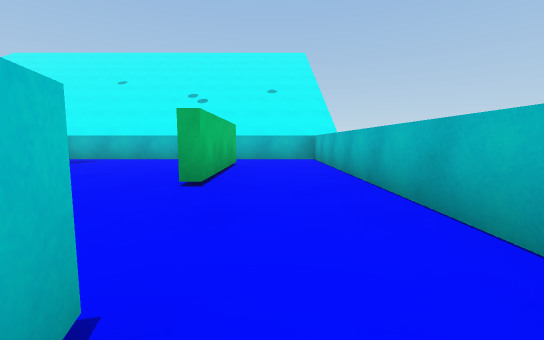
[1] (above)

24 first-person views from a walk through a Unity game level. The camera is 0.62 m above the floor, tilts 6° down and sees 90° across. The floor is counted in squares, 1 m on a side. Each view is taken from the middle of a square. On the plan, view 1 faces up. The plan holds only what a view shows up to about 9 squares ahead; the rest is blank. The place goes on beyond the plan. The player character is not drawn. Surface patterns are stand-ins for the level's own textures.

[2]
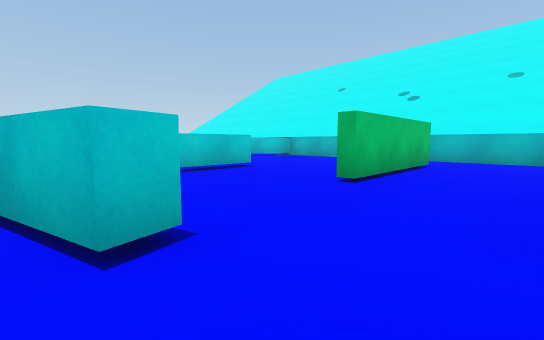

[3]
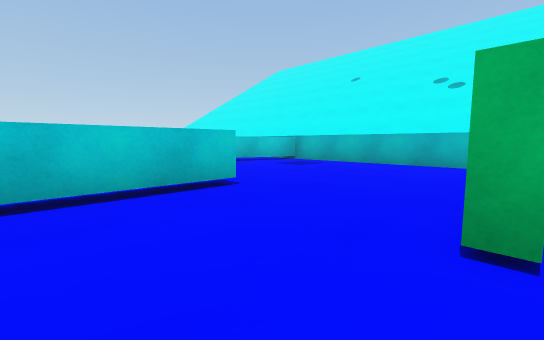

[4]
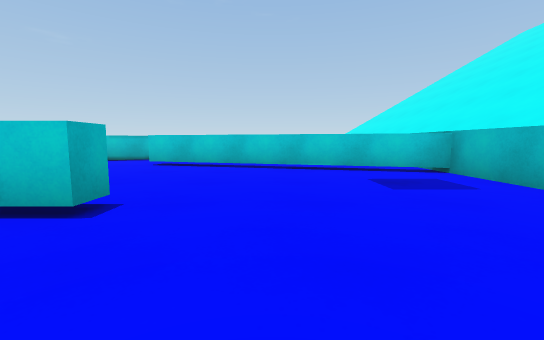

[5]
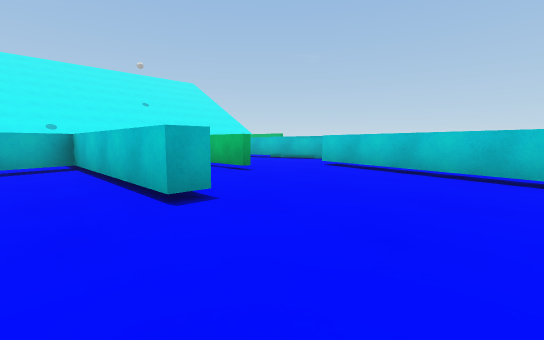

[6]
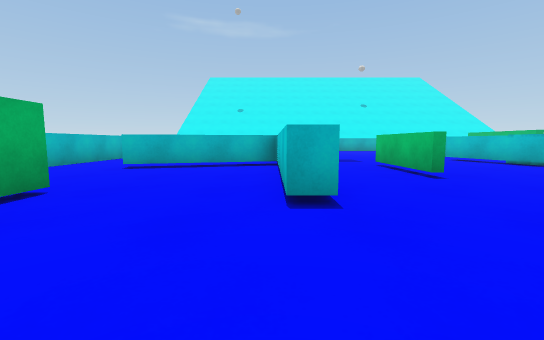

[7]
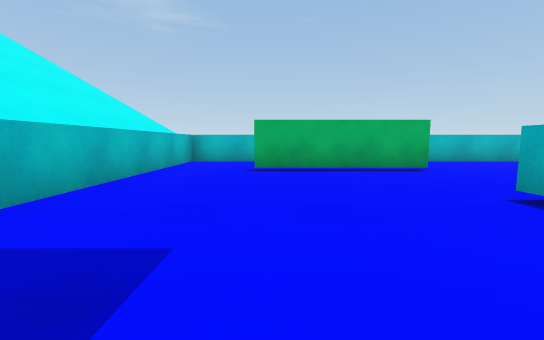

[8]
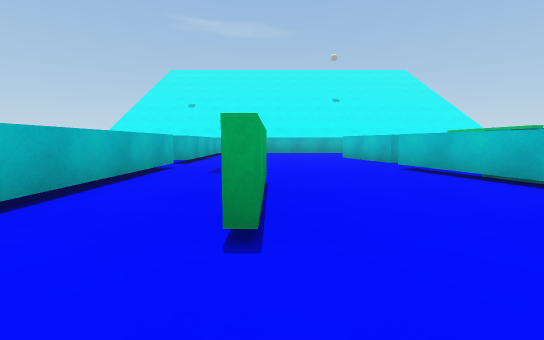

[9]
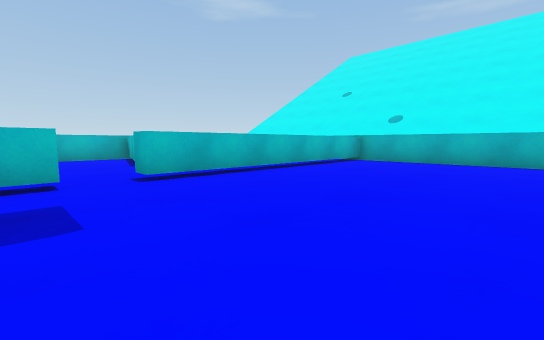

[10]
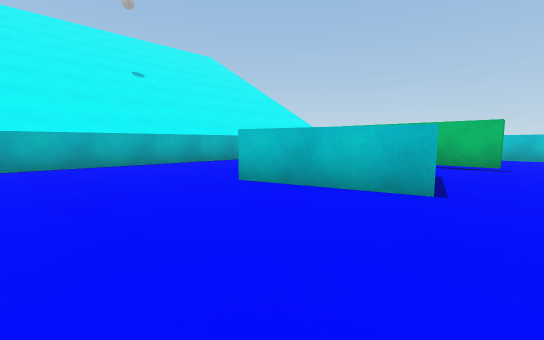

[11]
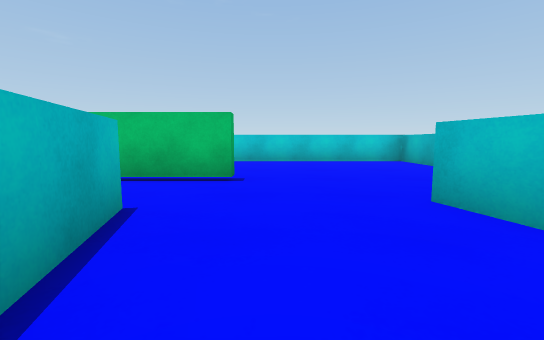

[12]
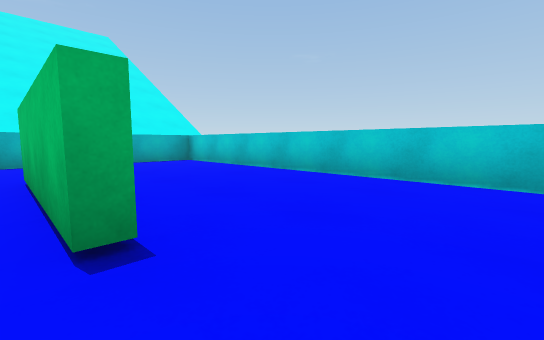

[13]
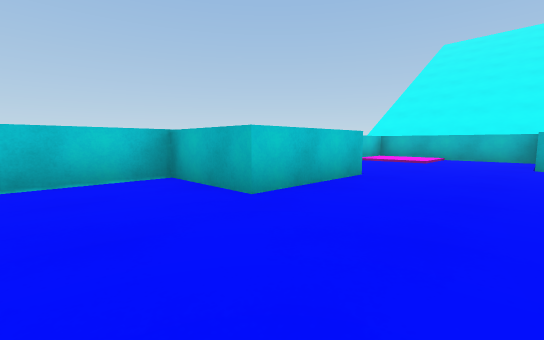

[14]
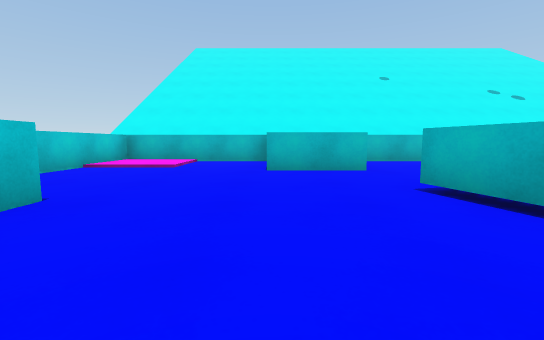

[15]
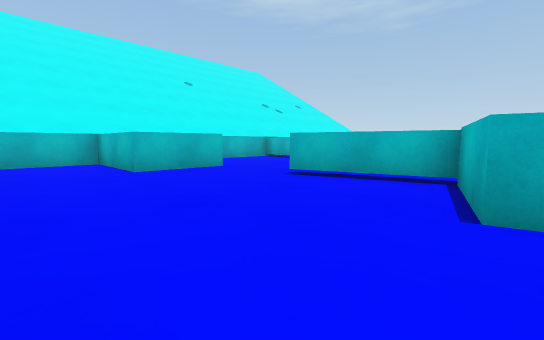

[16]
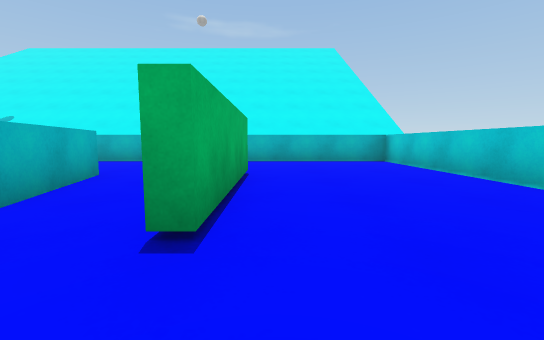

[17]
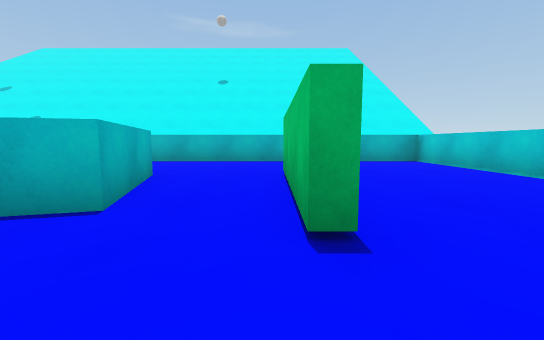

[18]
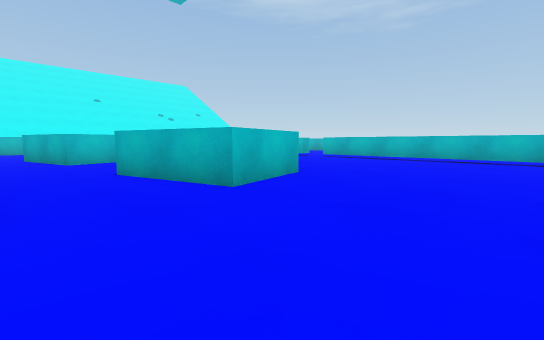

[19]
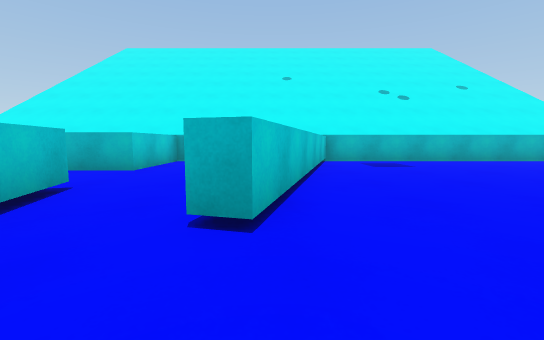

[20]
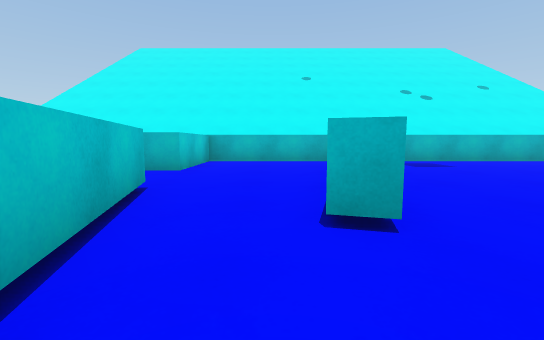

[21]
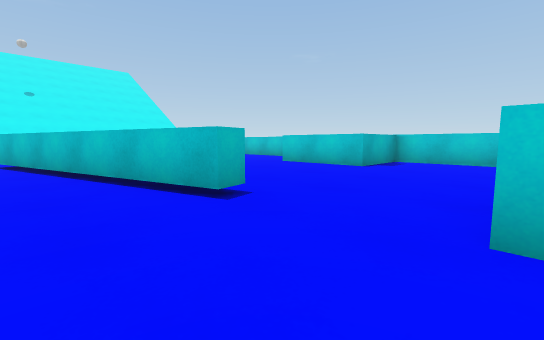

[22]
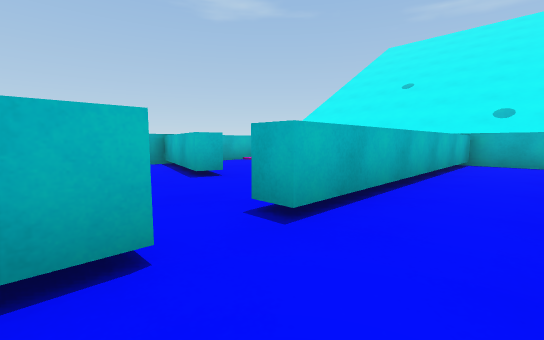

[23]
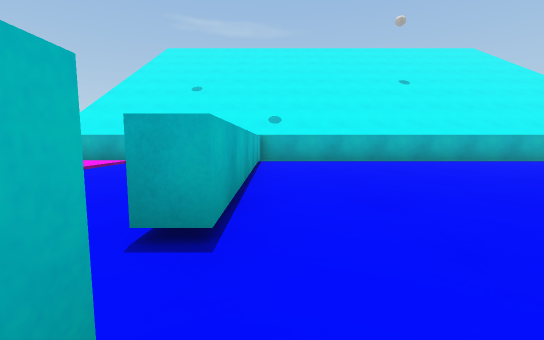

[24]
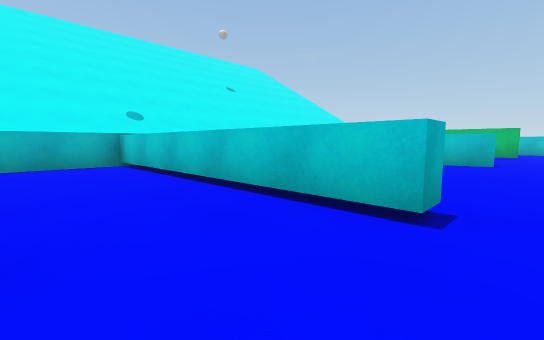

### Floor plan
Key: @ floor where view 1 was taken; # wall or solid block; . main floor; : floor 0.05 m higher than the main floor; / step, stairs or slope; ^ raised ledge; T thing the floor can be seen under or through.
Columns run from 19 left of view 1 to 2 right of it. Each row starts with its distance up from view 1.
 10 ######################
  9 #::..###...#.........#
  8 #::..###...#.........#
  7 #....###...#......#..#
  6 #.........##......#..#
  5 #.........#.......#..#
  4 #^^....#..#....T..#..#
  3   ^....##.#....T.....#
  2   ^.....#...#..#.....#
  1 ^^^...###...#..#.....#
  0 #.....###...#..####@.#
 -1 #.....####.....#... .#
 -2 #........#.....#    .#
 -3 #....................#
 -4 #....#.##......#.....#
 -5 #....#.###.....#..####
 -6 #....#.###.....#.... #
 -7 #....#.##......#.....#
 -8 #..............#../
 -9 #..............#../:
-10 #..............#..///
-11 #####################

Where each view was taken, in squares from view 1:
view 1: 0 up, 0 right, facing up
view 2: 0 up, 1 right, facing up-left
view 3: 2 up, 1 left, facing up-left
view 4: 6 up, 2 left, facing left
view 5: 7 up, 3 left, facing down-left
view 6: 7 up, 4 left, facing down
view 7: 7 up, 7 left, facing right
view 8: 4 up, 7 left, facing down
view 9: 2 down, 9 left, facing down-right
view 10: 3 down, 7 left, facing down-left
view 11: 3 down, 10 left, facing left
view 12: 2 down, 14 left, facing down-left
view 13: 1 down, 14 left, facing up-left
view 14: 1 up, 14 left, facing up
view 15: 1 up, 16 left, facing up-right
view 16: 2 down, 15 left, facing down
view 17: 2 down, 14 left, facing down
view 18: 10 down, 14 left, facing up-right
view 19: 1 up, 9 left, facing up
view 20: 1 up, 10 left, facing up
view 21: 7 up, 10 left, facing down-left
view 22: 2 down, 6 left, facing down-right
view 23: 2 down, 5 left, facing down
view 24: 3 down, 2 left, facing down-left
